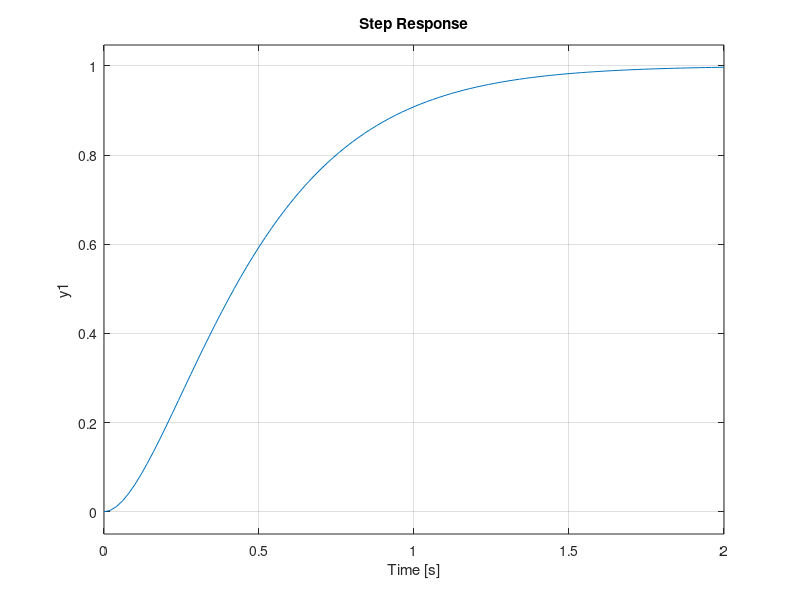

Write MATLAB code to recreate this figure. (Note: this script raises an error after producing the figure.)
clc
clear
close all

% char poly:
% p(s) = s^2 + 2 * zeta * omega_n * s + omega_n^2

% omega_d = omega_n * sqrt(1 - zeta^2)
% sigma = zeta * omega_n

% M_p = exp(-pi*sigma/omega_d)
% t_s = 3/ sigma = 3 / (zeta*omega_n)   5%

%% Caso A
t_s = 2.0
M_p = 0

sigma = 4/t_s % 2% criterior valid for subcritical damping
sigma = sigma*2
omega_d = -pi*sigma/log(M_p);

% M_p = 0: Critical damping
zeta = 1;
if zeta < 1
    omega_n = omega_d / sqrt(1 - zeta^2);
elseif zeta == 1
    omega_n = sigma;
end

omega_n
zeta
H = tf(omega_n^2, [1,  2*zeta*omega_n, omega_n^2])
figure
subplot(1,2,1)
pzmap(H)
ylim([-2, 2])
subplot(1,2,2)
step(H)


%% Caso B
t_s = 4.0
M_p = 0.1

sigma = 4/t_s
omega_d = -pi*sigma/log(M_p)

syms zeta_ real

zeta = double(solve(M_p - exp(-pi*zeta_/sqrt(1 - zeta_^2)), zeta_))


if zeta < 1
    omega_n = omega_d / sqrt(1 - zeta^2);
elseif zeta == 1
    omega_n = sigma;
end

omega_n
zeta
H = tf(omega_n^2, [1,  2*zeta*omega_n, omega_n^2])
figure
subplot(1,2,1)
pzmap(H)
ylim([-2, 2])
subplot(1,2,2)
step(H)
